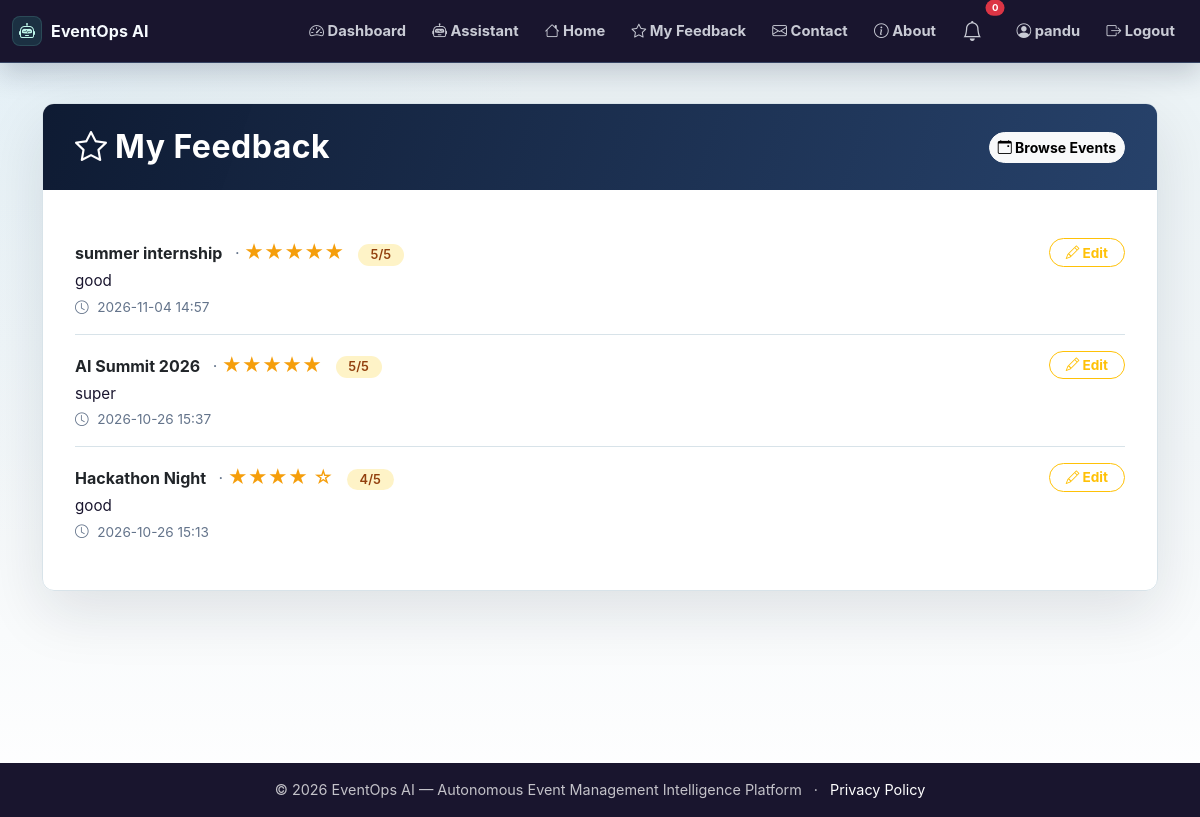
Before: /my-feedback (signed in) with the older database file.
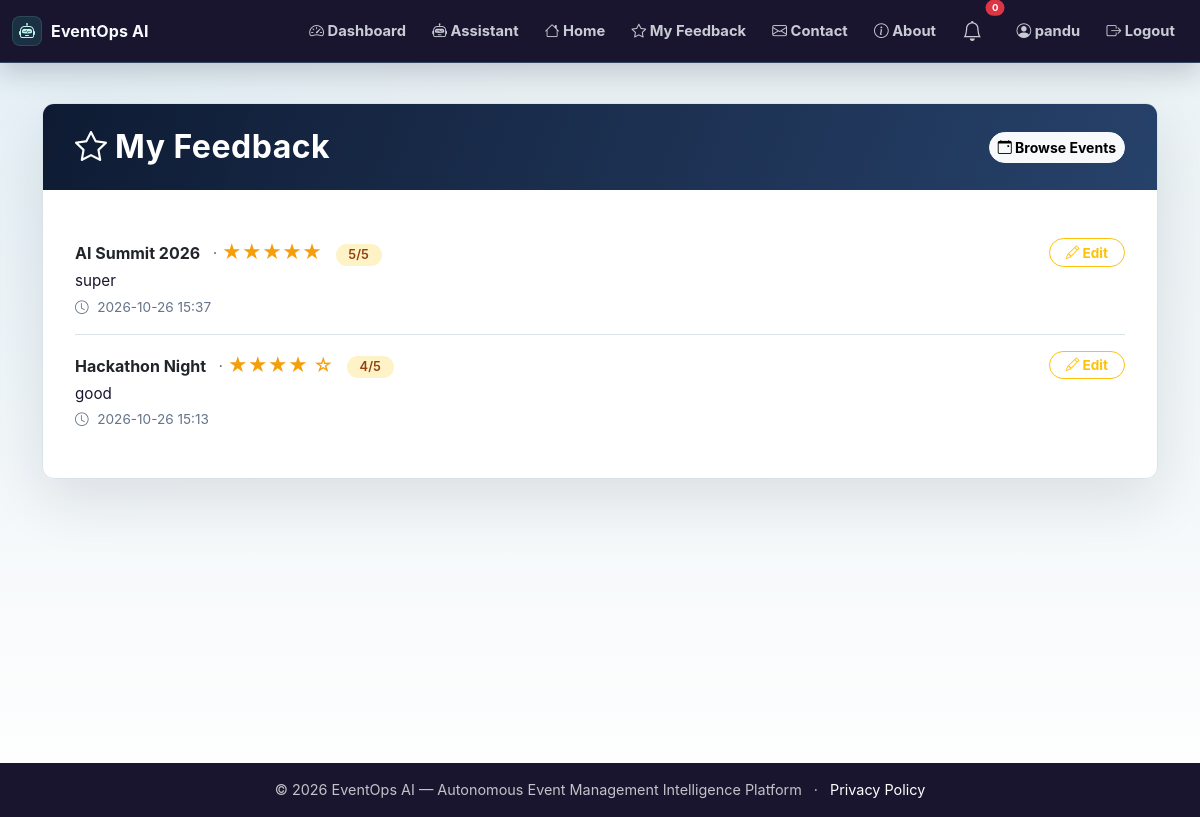
After: the same page with the newer database file.
### app.py (models this page shows)
class Feedback(db.Model):
    __tablename__ = 'feedback'
    __table_args__ = {'extend_existing': True}
    id = db.Column(db.Integer, primary_key=True)
    user_id = db.Column(db.Integer, db.ForeignKey('user.id'), nullable=False)
    event_id = db.Column(db.Integer, db.ForeignKey('event.id'), nullable=False)
    rating = db.Column(db.Integer, nullable=False)
    comment = db.Column(db.Text)
    created_at = db.Column(db.DateTime, default=lambda: datetime.now(timezone.utc))
    user = db.relationship('User', backref='feedbacks')
    event = db.relationship('Event', backref='feedbacks')

class Event(db.Model):
    id = db.Column(db.Integer, primary_key=True)
    title = db.Column(db.String(200), nullable=False)
    description = db.Column(db.Text)
    date = db.Column(db.String(50))
    time = db.Column(db.String(50))
    location = db.Column(db.String(200))
    capacity = db.Column(db.Integer)
    status = db.Column(db.String(20), default='upcoming')
    created_at = db.Column(db.DateTime, default=lambda: datetime.now(timezone.utc))

### app.py (the view)
@app.route('/my-feedback')
@login_required
def feedback_list():
    feedbacks = Feedback.query.filter_by(user_id=current_user.id).order_by(Feedback.created_at.desc()).all()
    return render_template('feedback_list.html', feedbacks=feedbacks)

### app.py (called while the page is built)
@app.context_processor
def inject_unread_notification_count():
    if current_user.is_authenticated:
        count = Notification.query.filter_by(user_id=current_user.id, read=False).count()
    else:
        count = 0
    return {'unread_notification_count': count}

@login_manager.user_loader
def load_user(user_id):
    return User.query.get(int(user_id))

### templates/feedback_list.html (shortened to what this page needs)
{% extends "base.html" %}
{% block content %}
<div class="feedback-wrapper">
    <div class="container">
        <div class="card feedback-card">
            <div class="card-header d-flex justify-content-between align-items-center">
                <h2 class="mb-0"><i class="bi bi-star me-2"></i>My Feedback</h2>
                <a href="{{ url_for('browse_events') }}" class="btn btn-light btn-sm">
                    <i class="bi bi-calendar-event"></i> Browse Events
                </a>
            </div>
            <div class="card-body">
                {% if feedbacks %}
                    {% for fb in feedbacks %}
                    <div class="feedback-item">
                        <div>
                            <div>
                                <strong>{{ fb.event.title }}</strong>
                                <span class="text-muted ms-2">·</span>
                                <span class="feedback-rating">
                                    {% for i in range(fb.rating) %}★{% endfor %}
                                    {% for i in range(5 - fb.rating) %}☆{% endfor %}
                                    <span class="rating-badge ms-2">{{ fb.rating }}/5</span>
                                </span>
                            </div>
                            <div class="feedback-comment">{{ fb.comment or 'No comment provided.' }}</div>
                            <div class="feedback-meta mt-1">
                                <i class="bi bi-clock"></i> {{ fb.created_at.strftime('%Y-%m-%d %H:%M') }}
                            </div>
                        </div>
                        <div>
                            <a href="{{ url_for('feedback', event_id=fb.event_id) }}" class="btn btn-outline-warning btn-edit">
                                <i class="bi bi-pencil"></i> Edit
                            </a>
                        </div>
                    </div>
                    {% endfor %}
                {% else %}
                    <div class="empty-state">
                        <i class="bi bi-star"></i>
                        <h5>No Feedback Yet</h5>
                        <p>You haven't submitted any feedback. <a href="{{ url_for('browse_events') }}">Browse events</a> and share your experience!</p>
                    </div>
                {% endif %}
            </div>
        </div>
    </div>
</div>
{% endblock %}

Changed rows visible on the page:
removed Feedback: event "summer internship", rating "5", comment "good", created_at "2026-11-04 14:57"
